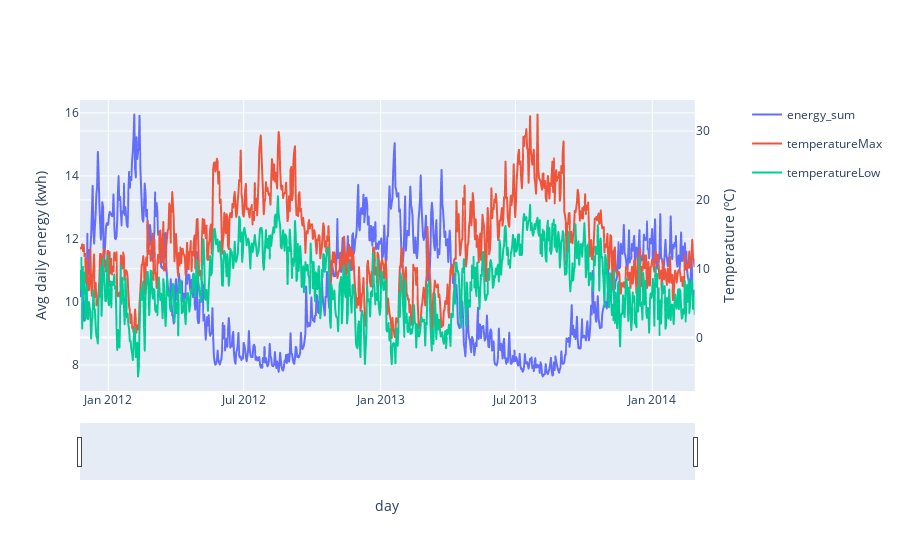

Notebook code cell kept with this figure:
### Code cell
df_plot2=df_plot.set_index("day")

subfig = make_subplots(specs=[[{"secondary_y": True}]])

# create two independent figures with px.line each containing data from multiple columns
fig = px.line(df_plot2, y=['energy_sum'], render_mode="webgl",)
fig2 = px.line(df_plot2, y=['temperatureMax','temperatureLow'], render_mode="webgl",)

fig2.update_traces(yaxis="y2")

subfig.add_traces(fig.data + fig2.data)
subfig.layout.xaxis.title="day"
subfig.layout.yaxis.title="Avg daily energy (kwh)"
subfig.layout.yaxis2.title="Temperature (ºC)"


subfig.for_each_trace(lambda t: t.update(line=dict(color=t.marker.color)))
subfig.update_xaxes(rangeslider_visible=True)
subfig.show()

### Figure 1 — Plotly figure (JSON) as saved in the notebook; plotly's stock layout.template omitted (floating-point values rounded to 4 significant figures; data arrays with more than 128 entries replaced by an {"elided": "..."} marker saying what was removed)
{"data": [{"hovertemplate": "variable=energy_sum<br>day=%{x}<br>value=%{y}<extra></extra>", "legendgroup": "energy_sum", "line": {"dash": "solid"}, "marker": {"symbol": "circle"}, "mode": "lines", "name": "energy_sum", "showlegend": true, "type": "scattergl", "x": {"elided": "827 str values"}, "xaxis": "x", "y": {"elided": "827 float values"}, "yaxis": "y"}, {"hovertemplate": "variable=temperatureMax<br>day=%{x}<br>value=%{y}<extra></extra>", "legendgroup": "temperatureMax", "line": {"dash": "solid"}, "marker": {"symbol": "circle"}, "mode": "lines", "name": "temperatureMax", "showlegend": true, "type": "scattergl", "x": {"elided": "827 str values"}, "xaxis": "x", "y": {"elided": "827 float values"}, "yaxis": "y2"}, {"hovertemplate": "variable=temperatureLow<br>day=%{x}<br>value=%{y}<extra></extra>", "legendgroup": "temperatureLow", "line": {"dash": "solid"}, "marker": {"symbol": "circle"}, "mode": "lines", "name": "temperatureLow", "showlegend": true, "type": "scattergl", "x": {"elided": "827 str values"}, "xaxis": "x", "y": {"elided": "827 float values"}, "yaxis": "y2"}], "layout": {"xaxis": {"anchor": "y", "domain": [0, 0.94], "rangeslider": {"visible": true}, "title": {"text": "day"}}, "yaxis": {"anchor": "x", "domain": [0, 1], "title": {"text": "Avg daily energy (kwh)"}}, "yaxis2": {"anchor": "x", "overlaying": "y", "side": "right", "title": {"text": "Temperature (ºC)"}}}}
